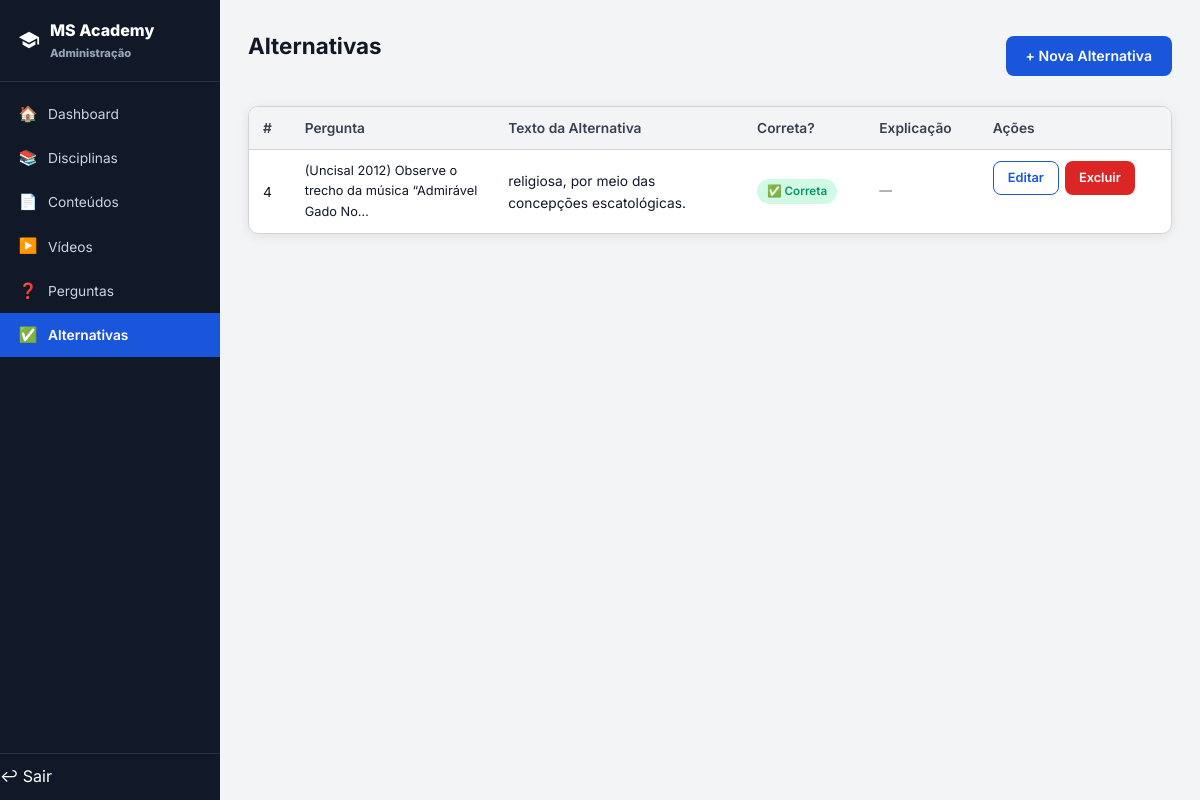
The app's page /admin/alternativa/listar.php (signed in) with its own data.
### tables this page shows
CREATE TABLE `alternativa` (
  `id` int NOT NULL AUTO_INCREMENT,
  `pergunta_id` int NOT NULL,
  `texto` text NOT NULL,
  `correta` tinyint(1) DEFAULT '0',
  `explicacao` text,
  PRIMARY KEY (`id`),
  KEY `fk_alternativa_pergunta` (`pergunta_id`),
  CONSTRAINT `fk_alternativa_pergunta` FOREIGN KEY (`pergunta_id`) REFERENCES `pergunta` (`id`) ON DELETE CASCADE
);

CREATE TABLE `pergunta` (
  `id` int NOT NULL AUTO_INCREMENT,
  `conteudo_id` int NOT NULL,
  `enunciado` text NOT NULL,
  `ordem` int DEFAULT '1',
  PRIMARY KEY (`id`),
  KEY `fk_pergunta_conteudo` (`conteudo_id`),
  CONSTRAINT `fk_pergunta_conteudo` FOREIGN KEY (`conteudo_id`) REFERENCES `conteudo` (`id`) ON DELETE CASCADE
);

### includes/funcoes.php (called while the page is built, shortened)
<?php
function h($str) {
    return htmlspecialchars((string)$str, ENT_QUOTES, 'UTF-8');
}

### admin/alternativa/listar.php (the view, shortened to what this page needs)
<?php
require_once __DIR__ . '/../includes/admin_init.php';
$pergunta_id = (int)($_GET['pergunta_id'] ?? 0);
$pergunta    = null;
if ($pergunta_id && $pergunta) {
    $stmt2 = $conn->prepare("SELECT * FROM alternativa WHERE pergunta_id = ? ORDER BY id ASC");
    $stmt2->bind_param("i", $pergunta_id);
    $stmt2->execute();
    $alternativas = $stmt2->get_result()->fetch_all(MYSQLI_ASSOC);
} else {
    $res = $conn->query(
        "SELECT a.*, p.enunciado AS perg_enunc, c.titulo AS cont_titulo
         FROM alternativa a
         JOIN pergunta p ON p.id = a.pergunta_id
         JOIN conteudo c ON c.id = p.conteudo_id
         ORDER BY a.pergunta_id ASC, a.id ASC"
    );
    $alternativas = $res->fetch_all(MYSQLI_ASSOC);
}
require_once __DIR__ . '/../includes/admin_header.php';
?>
<div class="page-header">
  <h2>Alternativas<?= $pergunta ? ' — ' . h(mb_substr($pergunta['perg_enunc'] ?? $pergunta['enunciado'], 0, 60)) . '…' : '' ?></h2>
  <div style="display:flex;gap:8px;">
    <a href="criar.php<?= $pergunta_id ? '?pergunta_id=' . $pergunta_id : '' ?>" class="btn btn-primary">+ Nova Alternativa</a>
  </div>
</div>
<div class="panel">
  <table class="data-table">
    <thead>
      <tr>
        <th>#</th>
        <?php if (!$pergunta_id): ?><th>Pergunta</th><?php endif; ?>
        <th>Texto da Alternativa</th>
        <th>Correta?</th>
        <th>Explicação</th>
        <th>Ações</th>
      </tr>
    </thead>
    <tbody>
    <?php if (empty($alternativas)): ?>
      <tr>
        <td colspan="6" style="text-align:center;color:var(--gray-500);padding:28px;">
          Nenhuma alternativa cadastrada.
          <?php if ($pergunta_id): ?>
            <br><a href="criar.php?pergunta_id=<?= $pergunta_id ?>" style="color:var(--blue);">Adicionar agora →</a>
          <?php endif; ?>
        </td>
      </tr>
    <?php else: foreach ($alternativas as $a): ?>
      <tr>
        <td><?= $a['id'] ?></td>
        <?php if (!$pergunta_id): ?>
          <td style="max-width:180px;font-size:.8rem;">
            <?= h(mb_substr($a['perg_enunc'] ?? '', 0, 60)) ?>…
          </td>
        <?php endif; ?>
        <td style="max-width:220px;"><?= h(mb_substr($a['texto'], 0, 90)) ?></td>
        <td>
          <?php if ($a['correta']): ?>
            <span class="badge badge-green">✅ Correta</span>
          <?php else: ?>
            <span class="badge" style="background:var(--gray-100);color:var(--gray-500);">Incorreta</span>
          <?php endif; ?>
        </td>
        <td style="font-size:.8rem;color:var(--gray-500);max-width:180px;">
          <?= $a['explicacao'] ? h(mb_substr($a['explicacao'], 0, 70)) . '…' : '—' ?>
        </td>
        <td class="td-actions">
          <a href="editar.php?id=<?= $a['id'] ?>" class="btn btn-sm btn-outline">Editar</a>
          <a href="excluir.php?id=<?= $a['id'] ?><?= $pergunta_id ? '&pergunta_id=' . $pergunta_id : '' ?>"
             class="btn btn-sm btn-danger"
             onclick="return confirm('Excluir esta alternativa?')">Excluir</a>
        </td>
      </tr>
    <?php endforeach; endif; ?>
    </tbody>
  </table>
</div>
<?php require_once __DIR__ . '/../includes/admin_footer.php'; ?>

### assets/css/style.css (style rules this page uses)
*, *::before, *::after { box-sizing: border-box; margin: 0; padding: 0; }
:root { --blue: #1A56DB; --blue-dark: #1240A8; --blue-light: #EBF2FF; --blue-soft: #DBEAFE; --gray-900: #111827; --gray-700: #374151; --gray-500: #6B7280; --gray-300: #D1D5DB; --gray-100: #F3F4F6; --green: #059669; --green-soft: #D1FAE5; --red: #DC2626; --red-soft: #FEE2E2; --orange: #D97706; --orange-soft:#FEF3C7; --white: #FFFFFF; --radius: 10px; --shadow: 0 2px 12px rgba(0,0,0,0.08); --shadow-lg: 0 8px 32px rgba(0,0,0,0.13); --transition: 0.18s ease; }
html { font-size: 16px; scroll-behavior: smooth; }
body { font-family: 'Inter', system-ui, -apple-system, sans-serif; color: var(--gray-900); background: var(--white); line-height: 1.6; min-height: 100vh; display: flex; flex-direction: column; }
a { color: inherit; text-decoration: none; }
h2 { font-size: 1.4rem; font-weight: 700; }
.btn { display: inline-flex; align-items: center; justify-content: center; gap: 8px; padding: 9px 20px; border-radius: 8px; font-weight: 600; font-size: 0.88rem; transition: all var(--transition); cursor: pointer; border: none; font-family: inherit; }
.btn-primary { background: var(--blue); color: var(--white); }
.btn-outline { background: transparent; color: var(--blue); border: 1.5px solid var(--blue); }
.btn-danger { background: var(--red); color: var(--white); }
.btn-sm { padding: 6px 14px; font-size: 0.8rem; }
.admin-content h2 { margin-bottom: 20px; }
.page-header { display: flex; align-items: center; justify-content: space-between; margin-bottom: 22px; }
.panel { background: var(--white); border: 1px solid var(--gray-300); border-radius: var(--radius); box-shadow: var(--shadow); overflow: hidden; margin-bottom: 20px; }
.data-table { width: 100%; border-collapse: collapse; font-size: .86rem; }
.data-table th { text-align: left; padding: 10px 14px; background: var(--gray-100); color: var(--gray-700); font-weight: 600; border-bottom: 1px solid var(--gray-300); white-space: nowrap; }
.data-table td { padding: 11px 14px; border-bottom: 1px solid var(--gray-100); vertical-align: middle; }
.data-table tr:last-child td { border-bottom: none; }
.td-actions { display: flex; gap: 6px; }
.badge { display: inline-flex; align-items: center; padding: 3px 10px; border-radius: 20px; font-size: .73rem; font-weight: 600; }
.badge-green { background: var(--green-soft); color: var(--green); }

### records on screen
alternativa: id "4", pergunta.enunciado "(Uncisal 2012) Observe o trecho da música “Admirável Gado No", texto "religiosa, por meio das concepções escatológicas.", correta "✅ Correta"

### other values on screen
$icon "🏠 📚 📄 ▶️ ❓ ✅"
$label "Dashboard Disciplinas Conteúdos Vídeos Perguntas Alternativas"
